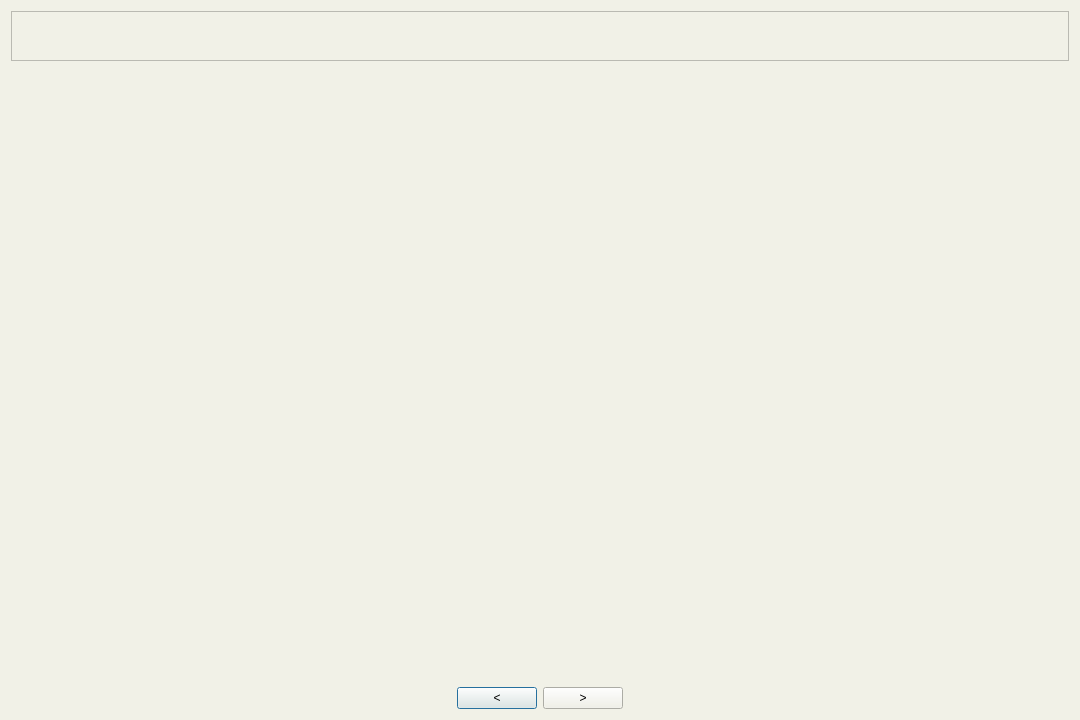
<?xml version="1.0" encoding="UTF-8"?>
<ui version="4.0">
 <class>Dialog</class>
 <widget class="QDialog" name="Dialog">
  <property name="geometry">
   <rect>
    <x>0</x>
    <y>0</y>
    <width>1080</width>
    <height>720</height>
   </rect>
  </property>
  <property name="sizePolicy">
   <sizepolicy hsizetype="Fixed" vsizetype="Fixed">
    <horstretch>0</horstretch>
    <verstretch>0</verstretch>
   </sizepolicy>
  </property>
  <property name="minimumSize">
   <size>
    <width>1080</width>
    <height>720</height>
   </size>
  </property>
  <property name="maximumSize">
   <size>
    <width>1080</width>
    <height>720</height>
   </size>
  </property>
  <property name="windowTitle">
   <string>Help</string>
  </property>
  <property name="styleSheet">
   <string notr="true">background-color: rgb(241, 241, 231);</string>
  </property>
  <layout class="QVBoxLayout" name="verticalLayout_2">
   <item>
    <layout class="QVBoxLayout" name="verticalLayout">
     <item>
      <widget class="QScrollArea" name="scrollArea">
       <property name="sizePolicy">
        <sizepolicy hsizetype="Expanding" vsizetype="Fixed">
         <horstretch>0</horstretch>
         <verstretch>0</verstretch>
        </sizepolicy>
       </property>
       <property name="minimumSize">
        <size>
         <width>0</width>
         <height>50</height>
        </size>
       </property>
       <property name="maximumSize">
        <size>
         <width>16777215</width>
         <height>50</height>
        </size>
       </property>
       <property name="sizeIncrement">
        <size>
         <width>0</width>
         <height>30</height>
        </size>
       </property>
       <property name="widgetResizable">
        <bool>true</bool>
       </property>
       <widget class="QWidget" name="scrollAreaWidgetContents">
        <property name="geometry">
         <rect>
          <x>0</x>
          <y>0</y>
          <width>1062</width>
          <height>46</height>
         </rect>
        </property>
        <layout class="QHBoxLayout" name="horizontalLayout_2">
         <item>
          <widget class="QLabel" name="labelText">
           <property name="sizePolicy">
            <sizepolicy hsizetype="Expanding" vsizetype="Expanding">
             <horstretch>0</horstretch>
             <verstretch>0</verstretch>
            </sizepolicy>
           </property>
           <property name="minimumSize">
            <size>
             <width>0</width>
             <height>30</height>
            </size>
           </property>
           <property name="maximumSize">
            <size>
             <width>16777215</width>
             <height>30</height>
            </size>
           </property>
           <property name="text">
            <string/>
           </property>
          </widget>
         </item>
        </layout>
       </widget>
      </widget>
     </item>
     <item>
      <widget class="QLabel" name="label1">
       <property name="sizePolicy">
        <sizepolicy hsizetype="Expanding" vsizetype="Expanding">
         <horstretch>0</horstretch>
         <verstretch>0</verstretch>
        </sizepolicy>
       </property>
       <property name="text">
        <string/>
       </property>
      </widget>
     </item>
     <item>
      <layout class="QHBoxLayout" name="horizontalLayout">
       <item>
        <spacer name="horizontalSpacer">
         <property name="orientation">
          <enum>Qt::Horizontal</enum>
         </property>
         <property name="sizeType">
          <enum>QSizePolicy::Expanding</enum>
         </property>
         <property name="sizeHint" stdset="0">
          <size>
           <width>200</width>
           <height>20</height>
          </size>
         </property>
        </spacer>
       </item>
       <item>
        <widget class="QPushButton" name="pushButton1">
         <property name="text">
          <string>&lt;</string>
         </property>
        </widget>
       </item>
       <item>
        <widget class="QPushButton" name="pushButton2">
         <property name="text">
          <string>&gt;</string>
         </property>
        </widget>
       </item>
       <item>
        <spacer name="horizontalSpacer_2">
         <property name="orientation">
          <enum>Qt::Horizontal</enum>
         </property>
         <property name="sizeType">
          <enum>QSizePolicy::Expanding</enum>
         </property>
         <property name="sizeHint" stdset="0">
          <size>
           <width>200</width>
           <height>20</height>
          </size>
         </property>
        </spacer>
       </item>
      </layout>
     </item>
    </layout>
   </item>
  </layout>
 </widget>
 <resources/>
 <connections/>
</ui>
